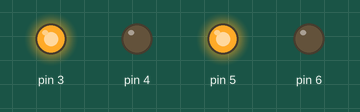
Bench run of a sketch on a simulated Arduino Uno, built with avr-gcc and run on an emulated ATmega328P. Shown: output pins drawn as LEDs (lit = HIGH).

Above: at 1.0 s.
At 2.3 s:
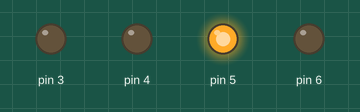
Timing chart, 0 to 3.1 s (numbered marks = the images above):
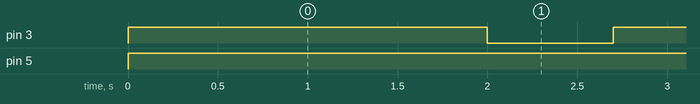

The sketch:

TurnRadial.ino
```cpp
void setup() {
  pinMode(3, OUTPUT);
  pinMode(4, OUTPUT);
  pinMode(5, OUTPUT);
  pinMode(6, OUTPUT);
}

void loop() {
  forward(2000);
  radialLeft(700);
  forward(2000);
  radialLeft(700);
  forward(2000);
  radialLeft(700);
  forward(2000);
  radialLeft(700);
}

void forward(int duration) {
  digitalWrite(3, HIGH);
  digitalWrite(4, LOW);
  digitalWrite(5, HIGH);
  digitalWrite(6, LOW);
  delay(duration);
}

void backward(int duration) {
  digitalWrite(3, LOW);
  digitalWrite(4, HIGH);
  digitalWrite(5, LOW);
  digitalWrite(6, HIGH);
  delay(duration);
}

void radialLeft(int duration) {
  digitalWrite(3, LOW);
  digitalWrite(4, LOW);
  digitalWrite(5, HIGH);
  digitalWrite(6, LOW);
  delay(duration);
}

void radialRight(int duration) {
  digitalWrite(3, HIGH);
  digitalWrite(4, LOW);
  digitalWrite(5, LOW);
  digitalWrite(6, LOW);
  delay(duration);
}

void axialLeft(int duration) {
  digitalWrite(3, LOW);
  digitalWrite(4, HIGH);
  digitalWrite(5, HIGH);
  digitalWrite(6, LOW);
  delay(duration);
}

void axialRight(int duration) {
  digitalWrite(3, HIGH);
  digitalWrite(4, LOW);
  digitalWrite(5, LOW);
  digitalWrite(6, HIGH);
  delay(duration);
}

void stop(int duration) {
  digitalWrite(3, LOW);
  digitalWrite(4, LOW);
  digitalWrite(5, LOW);
  digitalWrite(6, LOW);
  delay(duration);
}
```

Measured:
- by itself, pin 3: alternates HIGH for 2.0 s and LOW for 0.70 s
- by itself, pin 5: LOW → HIGH at 0.00 s
